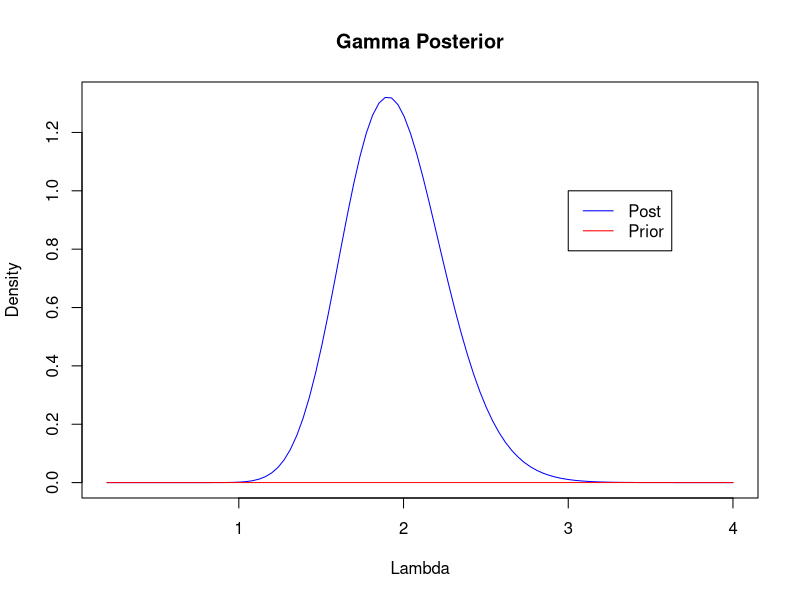
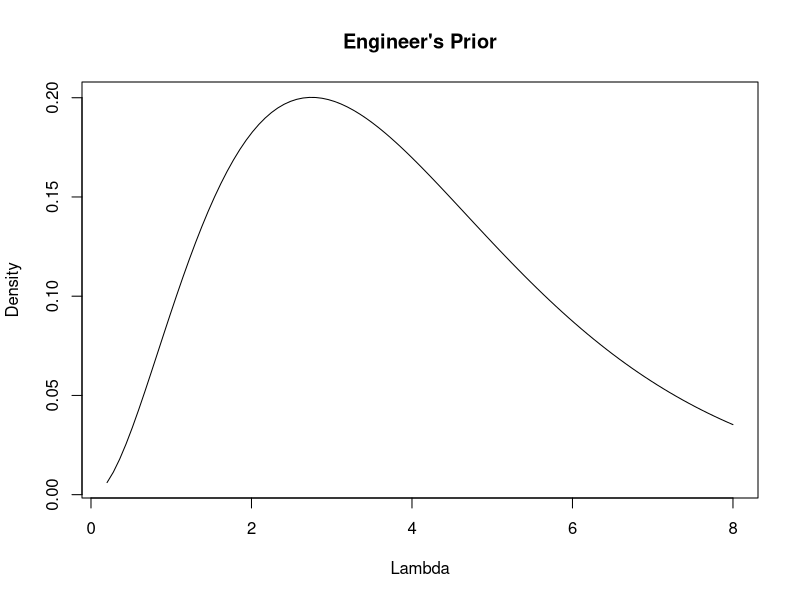
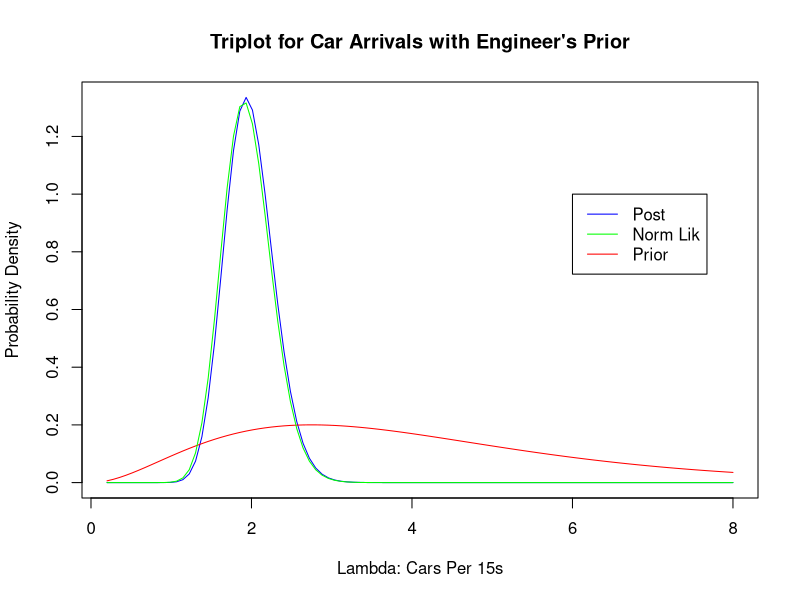

Here is the R script that generated these plots, in order:
#### Problem 1

x<-c(12, 2, 6, 2, 19, 5, 34, 4, 1, 4, 8, 7, 1, 21, 6, 11, 8, 28, 6, 4, 5, 1, 18, 9, 5, 1, 21, 1, 1, 5, 3, 14, 5, 3, 4, 5, 1, 3, 16, 2)
xcs <- cumsum(x)
freq15 <- ceiling(xcs/15)
xi <- tabulate(freq15)        # arrivals per 15s chunk
obs <- table(xi)              # number of 15s chunks with 0,1,2,3,4 arrivals


lambda = seq(from=.2, to=4, length=100)
a = 1
b = 9999
as = a+sum(xi)
bs=1/((1/b)+length(xi)) ## n = length(xi)



prior = dgamma(lambda, shape = a, scale = b)
post = dgamma(lambda, shape = as, scale = bs)

plot(lambda,post,col="blue",type="l",ylab="Density",xlab="Lambda",main="Gamma Posterior")
lines(lambda,prior,col="red")
legend(3,1,c("Post","Prior"),col=c("blue","red"),lty=c(1,1))

mean = as*bs
sd = sqrt(as*bs*bs)
mode = (as-1)*bs
median = qgamma(.5,shape=as,scale=bs)

int95 = c(qgamma(.025,shape=as,scale=bs),qgamma(.975,shape=as,scale=bs))



#### Problem 2

lambdae = seq(from=.2,to=8,length=100)
ne=.75                        # this stuff doesnt really make sense, was just manipulating the parameters to match the given quantiles
ae=a+(2.75*ne)
be=1/((1/b)+ne)


priore = dgamma(lambdae,shape=ae,scale=be)
plot(lambdae,priore,type="l",ylab="Density",xlab="Lambda",main="Engineer's Prior")

qgamma(.1,shape=ae,scale=be)  #
qgamma(.9,shape=ae,scale=be)
qgamma(.5,shape=ae,scale=be)
ae*be
ae
be


#### Problem 3

ase = ae+sum(xi)
bse = 1/((1/be)+length(xi))                           ## n = length(xi)
poste = dgamma(lambdae, shape = ase, scale = bse)


meane = ase*bse
sde = sqrt(ase*bse*bse)
modee = (ase-1)*bse
mediane = qgamma(.5,shape=ase,scale=bse)

int95e = c(qgamma(.025,shape=ase,scale=bse),qgamma(.975,shape=ase,scale=bse))


#### Problem 4

likc = dgamma(lambdae,shape=sum(xi)+1,scale=1/(length(xi)))


plot(lambdae,poste,col="blue",type="l",ylab="Probability Density",xlab="Lambda: Cars Per 15s",main="Triplot for Car Arrivals with Engineer's Prior")
lines(lambdae,priore,col="red")
lines(lambdae,likc,col="green")
legend(6,1.0,c("Post","Norm Lik","Prior"),col=c("blue","green","red"),lty=c(1,1,1))
